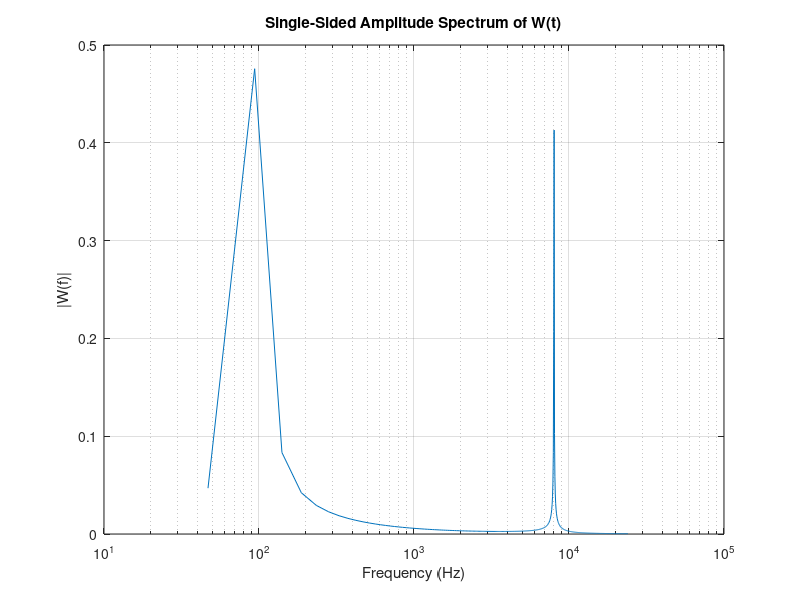

Write the MATLAB code that produced this figure. (Note: this script raises an error after producing the figure.)
%{
Copyright 2018 Google Inc. All Rights Reserved.

Licensed under the Apache License, Version 2.0 (the "License");
you may not use this file except in compliance with the License.
You may obtain a copy of the License at

    http://www.apache.org/licenses/LICENSE-2.0

Unless required by applicable law or agreed to in writing, software
distributed under the License is distributed on an "AS-IS" BASIS,
WITHOUT WARRANTIES OR CONDITIONS OF ANY KIND, either express or implied.
See the License for the specific language governing permissions and
limitations under the License.
%}

% Tests ambisonic shelf-filters on an arbitrary 3rd order Ambisonic input signal
% by checking if the HOA sound field components are attenuated as expected.
% Also checks if the total energy of the input sound field is preserved.

clearvars
close all
clc

% Tolerated error margin in [dB].
ERROR_MARGIN_DB = 0.1;

% Sampling frequency.
FS = 48000;

% Number of channels of the input sound field signal.
NUM_CHANNELS = 16;

% Frequencies of the components of the test signal.
F1 = 100;
F2 = 8000;

% Generate sine tones with different frequencies
T = 1 / FS;        % Sample period
L = 1024;          % Length of signal
t = (0:L - 1) * T; % Time vector
s1 = 0.5 * sin(2 * pi * F1 * t);
s2 = 0.5 * sin(2 * pi * F2 * t);
s = s1 + s2;

% We want a sound field input with the same singal in each channel.
soundfieldInput = zeros(L, NUM_CHANNELS);
for channel = 1:NUM_CHANNELS
    soundfieldInput(:, channel) = s;
end

% Plot frequency sepctrum of the W component.
L = length(soundfieldInput(:, 1));
NFFT = 2 ^ nextpow2(L);
W = fft(soundfieldInput(:, 1), NFFT) / L;
f = FS / 2 * linspace(0, 1, NFFT / 2 + 1);

% Plot single-sided amplitude spectrum.
figure(1)
semilogx(f,2 * abs(W(1:NFFT / 2 + 1)))
title('Single-Sided Amplitude Spectrum of W(t)')
xlabel('Frequency (Hz)')
ylabel('|W(f)|')
grid on

% Shelf-filter the input sound field signal.
soundfieldOutput = ambishelffilter(soundfieldInput, FS);

% Check if the total energy of the input signal is preserved.
totalInputEnergy = db(sum(sum(soundfieldInput.^2, 1)), 'power');
totalOutputEnergy = db(sum(sum(soundfieldOutput.^2, 1)), 'power');

assert(abs(totalInputEnergy - totalOutputEnergy) < ERROR_MARGIN_DB);

% Check if the energy in HOA channels after filtering diminishes with the
% Ambisonic order, as expected.
for channel = 1:NUM_CHANNELS - 1
    % Get the order of the current channel.
    currentOrder = floor(sqrt(channel - 1));
    % For the input sound field signal, RMS in each channel should be the
    % same.
    assert(rms(soundfieldInput(:, channel)) == ...
        rms(soundfieldInput(:, channel)));
    % For the output sound field signal, RMS should be the same for the
    % same order signals, and should diminish with the order.
    if currentOrder == floor(sqrt(channel))
        assert(rms(soundfieldOutput(:, channel)) == ...
            rms(soundfieldOutput(:, channel + 1)));
    else
        assert(rms(soundfieldOutput(:, channel)) > ...
            rms(soundfieldOutput(:, channel + 1)));
    end
end

% Plot the time domain input and output signals, to verify the above
% channel amplitude relationships visually.
figure(1)
plot(soundfieldInput)
title('Sound field input signal');
xlabel('time [samples]')
ylabel('normalized amplitude');
grid on

figure(2)
plot(soundfieldOutput)
title('Sound field output signal');
xlabel('time [samples]')
ylabel('normalized amplitude');
grid on

% Check if the energy of the 'basic' and 'maxRe' vectors are the same at
% all Ambisonic orders from (1 to 5).
for order = 1:5
    % Generate high-frequency dummy soundfield input.
    numChannels = (order + 1).^2;
    basic = zeros(16, numChannels);
    basic(2, :) = ones(1, numChannels);
    % Perform shelf-filtering.
    maxRe = ambishelffilter(basic, FS);
    basicTotalEnergy = db(sum(sum(basic.^2, 2)), 'power');
    maxReTotalEnergy = db(sum(sum(maxRe.^2, 2)), 'power');
    assert(abs(basicTotalEnergy - maxReTotalEnergy) < ERROR_MARGIN_DB);
end
